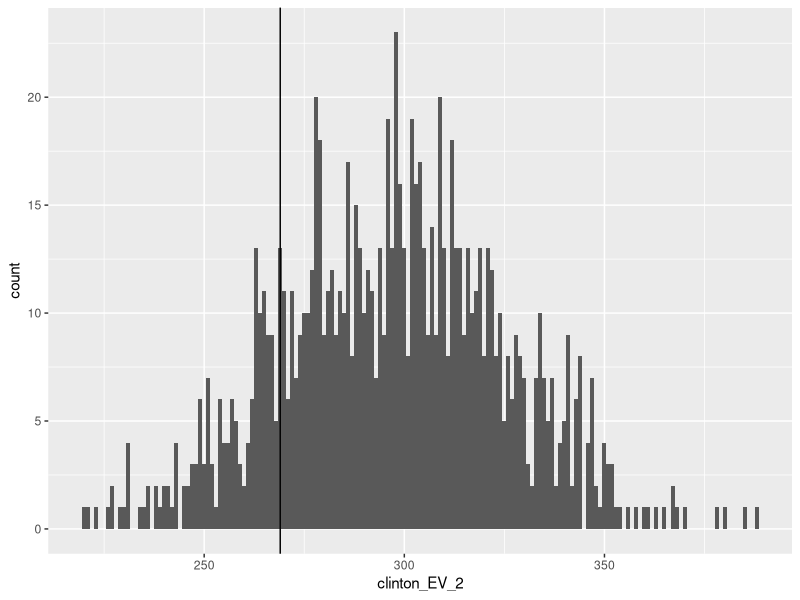
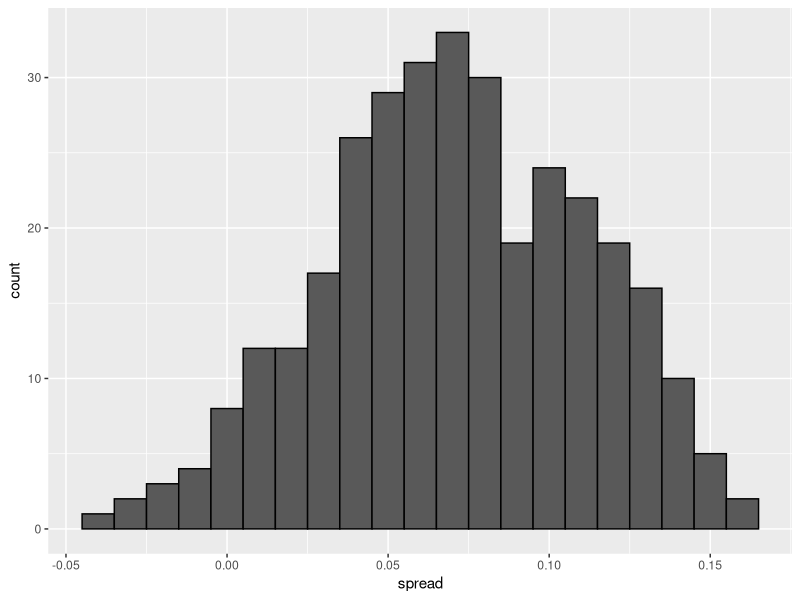
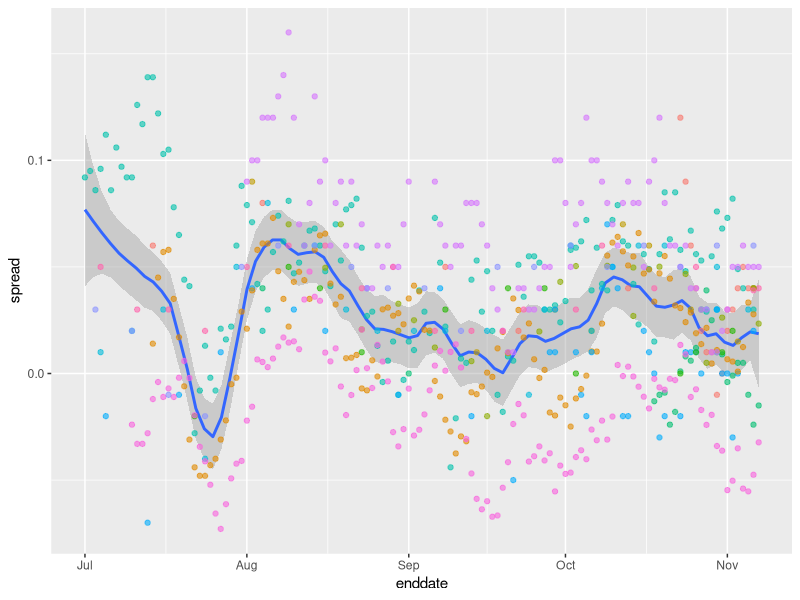
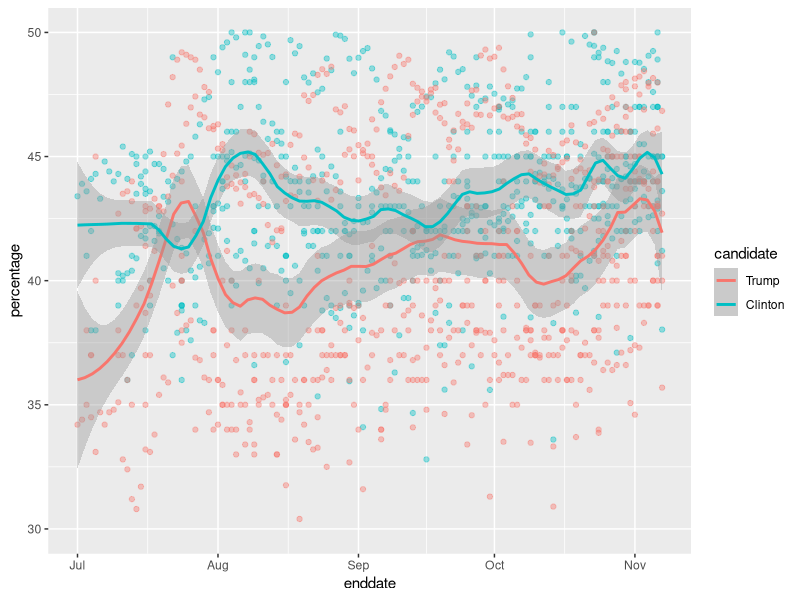

These charts were generated, in order, by the following R code:
library(tidyverse)
library(dslabs)
polls <- polls_us_election_2016 %>%
  filter(state == "U.S." & enddate >= "2016-10-31" &
           (grade %in% c("A+", "A", "A-", "B+") | is.na(grade))) %>%
  mutate(spread = rawpoll_clinton/100 - rawpoll_trump/100)

one_poll_per_pollster <- polls %>% group_by(pollster) %>%
  filter(enddate == max(enddate)) %>%
  ungroup()

results <- one_poll_per_pollster %>%
  summarize(avg = mean(spread), se = sd(spread)/sqrt(length(spread))) %>%
  mutate(start = avg - 1.96*se, end = avg + 1.96*se)

#Computing the posterior mean, standard error, credible interval and probability
mu <- 0
tau <- 0.035
sigma <- results$se
Y <- results$avg
B <- sigma^2 / (sigma^2 + tau^2)
posterior_mean <- B*mu + (1-B)*Y
posterior_se <- sqrt(1 / (1/sigma^2 + 1/tau^2))

posterior_mean
posterior_se

# 95% credible interval
posterior_mean + c(-1.96, 1.96)*posterior_se

# probability of d > 0
1 - pnorm(0, posterior_mean, posterior_se)

#Top 5 states ranked by electoral votes
library(tidyverse)
library(dslabs)
data("polls_us_election_2016")
head(results_us_election_2016)

results_us_election_2016 %>% arrange(desc(electoral_votes)) %>% top_n(5, electoral_votes)

#Computing the average and standard deviation for each state
results <- polls_us_election_2016 %>%
  filter(state != "U.S." &
           !grepl("CD", state) &
           enddate >= "2016-10-31" &
           (grade %in% c("A+", "A", "A-", "B+") | is.na(grade))) %>%
  mutate(spread = rawpoll_clinton/100 - rawpoll_trump/100) %>%
  group_by(state) %>%
  summarize(avg = mean(spread), sd = sd(spread), n = n()) %>%
  mutate(state = as.character(state))

# 10 closest races = battleground states
results %>% arrange(abs(avg))

# joining electoral college votes and results
results <- left_join(results, results_us_election_2016, by="state")

# states with no polls: note Rhode Island and District of Columbia = Democrat
results_us_election_2016 %>% filter(!state %in% results$state)

# assigns sd to states with just one poll as median of other sd values
results <- results %>%
  mutate(sd = ifelse(is.na(sd), median(results$sd, na.rm = TRUE), sd))


# Stimulated data with x[j]= d+E[j]
J <- 6
N <- 2000
d <- .021
p <- (d+1)/2
X <- d + rnorm(J, 0, 2*sqrt(p*(1-p)/N))

# Stimulated data with x[i,j]= d+E[i,j]
I <- 5
J <- 6
N <- 2000
d <- .021
p <- (d+1)/2
X <- sapply(1:I, function(i){
  d + rnorm(J, 0, 2*sqrt(p*(1-p)/N))
})

# Stimulated data with x[i,j]= d+h[i]+E[i,j]
I <- 5
J <- 6
N <- 2000
d <- .021
p <- (d+1)/2
h <- rnorm(I, 0, 0.025)    # assume standard error of pollster-to-pollster variability is 0.025
X <- sapply(1:I, function(i){
  d + rnorm(J, 0, 2*sqrt(p*(1-p)/N))
})


#Calculating probability of d>0  with general bias
mu <- 0
tau <- 0.035
sigma <- sqrt(results$se^2 + .025^2)
Y <- results$avg
B <- sigma^2 / (sigma^2 + tau^2)

posterior_mean <- B*mu + (1-B)*Y
posterior_se <- sqrt(1 / (1/sigma^2 + 1/tau^2))

1 - pnorm(0, posterior_mean, posterior_se)

#Calculating the posterior mean and posterior standard error
mu <- 0
tau <- 0.02
results %>% mutate(sigma = sd/sqrt(n),
                   B = sigma^2/ (sigma^2 + tau^2),
                   posterior_mean = B*mu + (1-B)*avg,
                   posterior_se = sqrt( 1 / (1/sigma^2 + 1/tau^2))) %>%
  arrange(abs(posterior_mean))

#Monte Carlo simulation including general bias
mu <- 0
tau <- 0.02
bias_sd <- 0.03
clinton_EV_2 <- replicate(1000, {
  results %>% mutate(sigma = sqrt(sd^2/(n) + bias_sd^2),    # added bias_sd term
                     B = sigma^2/ (sigma^2 + tau^2),
                     posterior_mean = B*mu + (1-B)*avg,
                     posterior_se = sqrt( 1 / (1/sigma^2 + 1/tau^2)),
                     simulated_result = rnorm(length(posterior_mean), posterior_mean, posterior_se),
                     clinton = ifelse(simulated_result > 0, electoral_votes, 0)) %>%    # award votes if Clinton wins state
    summarize(clinton = sum(clinton)) %>%    # total votes for Clinton
    .$clinton + 7    # 7 votes for Rhode Island and DC
})
mean(clinton_EV_2 > 269)    # over 269 votes wins election

#Monte Carlo simulation of Election Night results (no general bias)
mu <- 0
tau <- 0.02
clinton_EV <- replicate(1000, {
  results %>% mutate(sigma = sd/sqrt(n),
                     B = sigma^2/ (sigma^2 + tau^2),
                     posterior_mean = B*mu + (1-B)*avg,
                     posterior_se = sqrt( 1 / (1/sigma^2 + 1/tau^2)),
                     simulated_result = rnorm(length(posterior_mean), posterior_mean, posterior_se),
                     clinton = ifelse(simulated_result > 0, electoral_votes, 0)) %>%    # award votes if Clinton wins state
    summarize(clinton = sum(clinton)) %>%    # total votes for Clinton
    .$clinton + 7    # 7 votes for Rhode Island and DC
})
mean(clinton_EV > 269)    # over 269 votes wins election

# histogram of outcomes
data.frame(clinton_EV_2) %>%
  ggplot(aes(clinton_EV_2)) +
  geom_histogram(binwidth = 1) +
  geom_vline(xintercept = 269)

#Variability across one pollster
# select all national polls by one pollster
one_pollster <- polls_us_election_2016 %>%
  filter(pollster == "Ipsos" & state == "U.S.") %>%
  mutate(spread = rawpoll_clinton/100 - rawpoll_trump/100)

# the observed standard error is higher than theory predicts
se <- one_pollster %>%
  summarize(empirical = sd(spread),
            theoretical = 2*sqrt(mean(spread)*(1-mean(spread))/min(samplesize)))
se

# the distribution of the data is not normal
one_pollster %>% ggplot(aes(spread)) +
  geom_histogram(binwidth = 0.01, color = "black")

#Trend across time for several pollsters
polls_us_election_2016 %>%
  filter(state == "U.S." & enddate >= "2016-07-01") %>%
  group_by(pollster) %>%
  filter(n() >= 10) %>%
  ungroup() %>%
  mutate(spread = rawpoll_clinton/100 - rawpoll_trump/100) %>%
  ggplot(aes(enddate, spread)) +
  geom_smooth(method = "loess", span = 0.1) +
  geom_point(aes(color = pollster), show.legend = FALSE, alpha = 0.6)

# Plotting raw percentages across time
polls_us_election_2016 %>%
  filter(state == "U.S." & enddate >= "2016-07-01") %>%
  select(enddate, pollster, rawpoll_clinton, rawpoll_trump) %>%
  rename(Clinton = rawpoll_clinton, Trump = rawpoll_trump) %>%
  gather(candidate, percentage, -enddate, -pollster) %>%
  mutate(candidate = factor(candidate, levels = c("Trump", "Clinton"))) %>%
  group_by(pollster) %>%
  filter(n() >= 10) %>%
  ungroup() %>%
  ggplot(aes(enddate, percentage, color = candidate)) +
  geom_point(show.legend = FALSE, alpha = 0.4) +
  geom_smooth(method = "loess", span = 0.15) +
  scale_y_continuous(limits = c(30, 50))


###Calculating 95% confidence intervals with the t-distribution
z <- qt(0.975, nrow(one_poll_per_pollster) - 1)
one_poll_per_pollster %>%
  summarize(avg = mean(spread), moe = z*sd(spread)/sqrt(length(spread))) %>%
  mutate(start = avg - moe, end = avg + moe)

# quantile from t-distribution versus normal distribution
qt(0.975, 14)    # 14 = nrow(one_poll_per_pollster) - 1
qnorm(0.975)
